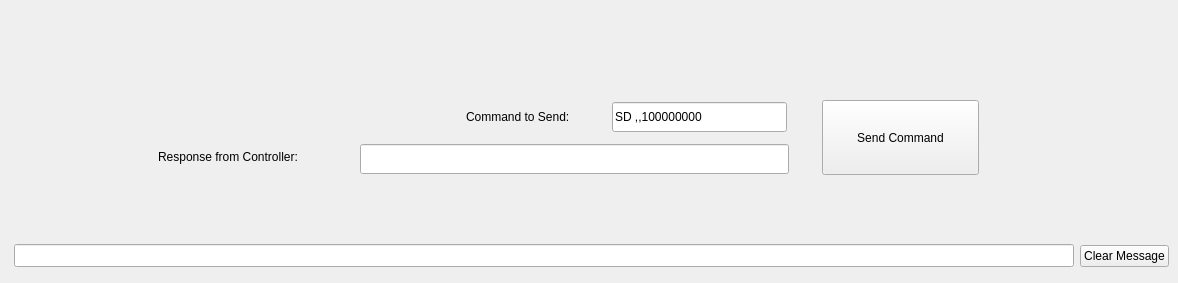
      <widget class="QWidget" name="tab_9">
       <attribute name="title">
        <string>Galil Terminal</string>
       </attribute>
       <widget class="QLineEdit" name="cmd_text_edit">
        <property name="geometry">
         <rect>
          <x>612</x>
          <y>102</y>
          <width>175</width>
          <height>30</height>
         </rect>
        </property>
        <property name="text">
         <string>SD ,,100000000</string>
        </property>
       </widget>
       <widget class="QPushButton" name="send_galil_cmd">
        <property name="geometry">
         <rect>
          <x>822</x>
          <y>100</y>
          <width>157</width>
          <height>75</height>
         </rect>
        </property>
        <property name="text">
         <string>Send Command</string>
        </property>
       </widget>
       <widget class="QLineEdit" name="response_text_edit">
        <property name="geometry">
         <rect>
          <x>360</x>
          <y>144</y>
          <width>429</width>
          <height>30</height>
         </rect>
        </property>
        <property name="text">
         <string/>
        </property>
        <property name="readOnly">
         <bool>true</bool>
        </property>
       </widget>
       <widget class="QLabel" name="label_78">
        <property name="geometry">
         <rect>
          <x>466</x>
          <y>106</y>
          <width>141</width>
          <height>21</height>
         </rect>
        </property>
        <property name="text">
         <string>Command to Send:</string>
        </property>
       </widget>
       <widget class="QLabel" name="label_79">
        <property name="geometry">
         <rect>
          <x>158</x>
          <y>146</y>
          <width>194</width>
          <height>21</height>
         </rect>
        </property>
        <property name="text">
         <string>Response from Controller:</string>
        </property>
       </widget>
       <widget class="QWidget" name="layoutWidget">
        <property name="geometry">
         <rect>
          <x>14</x>
          <y>238</y>
          <width>1155</width>
          <height>36</height>
         </rect>
        </property>
        <layout class="QHBoxLayout" name="horizontalLayout">
         <item>
          <widget class="QLineEdit" name="error_mg">
           <property name="font">
            <font>
             <pointsize>10</pointsize>
            </font>
           </property>
           <property name="text">
            <string/>
           </property>
          </widget>
         </item>
         <item>
          <widget class="QPushButton" name="clear_fault">
           <property name="enabled">
            <bool>true</bool>
           </property>
           <property name="text">
            <string>Clear Message</string>
           </property>
          </widget>
         </item>
        </layout>
       </widget>
      </widget>
